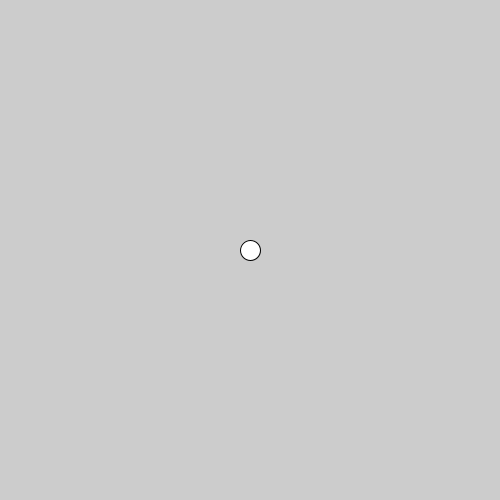
Frame 1 (no input)
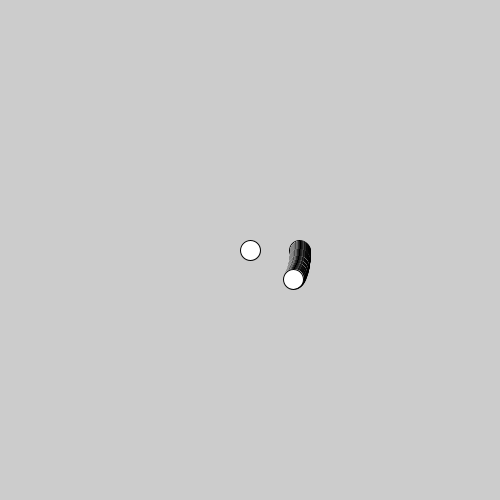
Frame 60 (the mouse pressed at the canvas centre just before this capture)
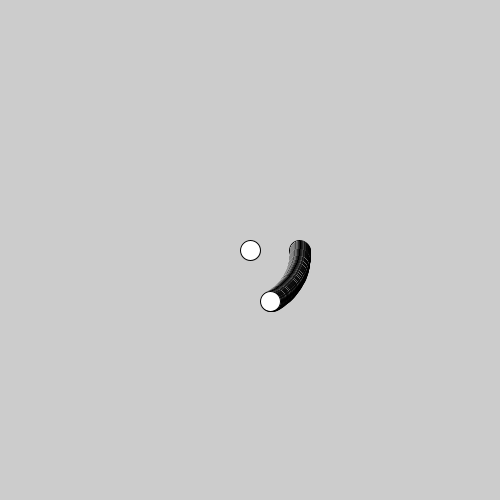
Frame 120 (the mouse held since frame 60 and released just before this capture)

The Processing sketch that drew these frames (run headless with seeded random() and noise(); from frame 60 on, the mouse is pressed at the canvas centre):

// Processing sketch: movimientoObjeto
// ── movimientoObjeto.pde
float x, y;
float r = 50;
float t = 0.0;

void setup(){
  x = 0;
  y = 0;
  size(500, 500);
}

void draw(){
  //float t = millis()/1000.0f;
  t = t + 0.01;
  ellipse(width/2 + x, height/2 + y, 20, 20);
  /*oscilacion*/
  //x = sin(frameCount) * 10;
  /*movimiento lateral*/
  /*if(x > width/2){
    x = 0;
  }else{
    x++;
  }
  //movimiento vertical
  if((height/2 + y) < 0){
    y = 0;
  }else{
    y--;
  }*/
  
  
  /*movimiento espiral*/
  x = (int) (r*cos(t));
  y = (int) (r*sin(t));
  
  r = r + 0.05;
}
